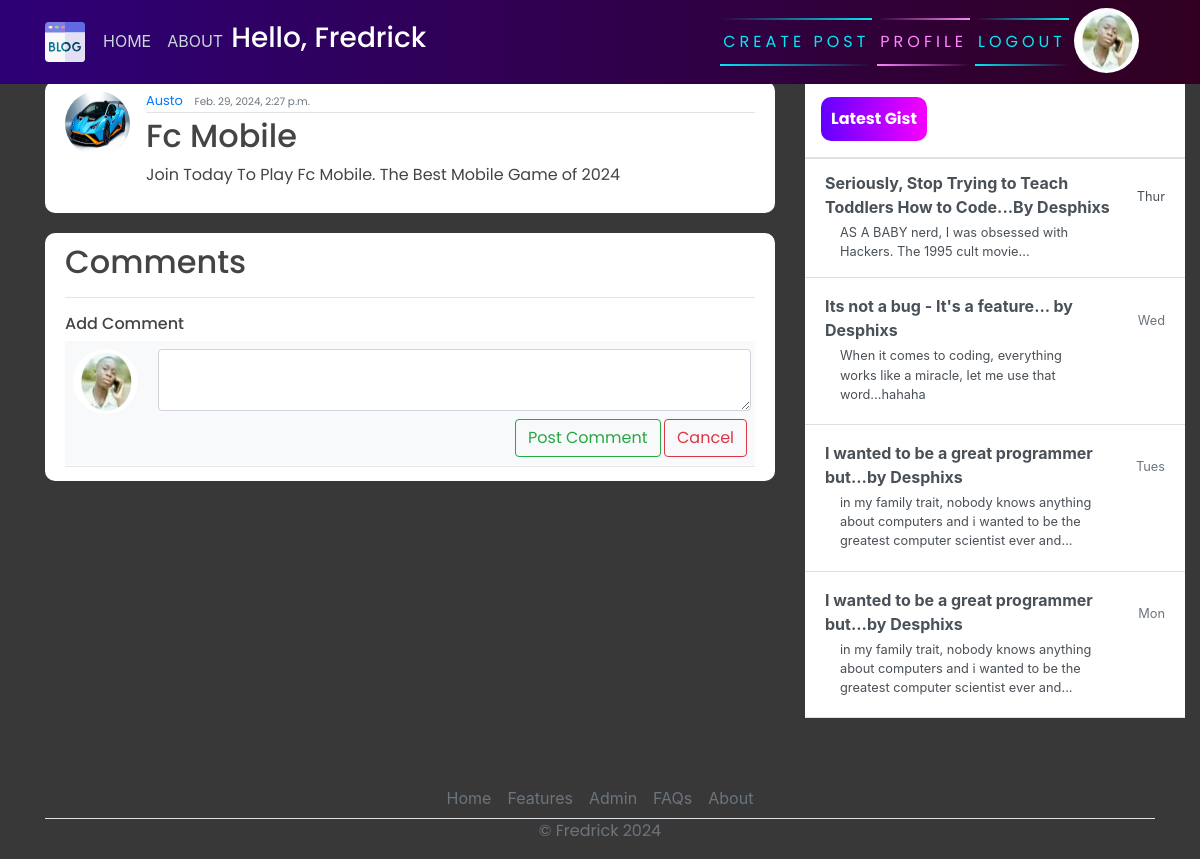
The page /post/12/ (signed in) on the database as committed earlier.
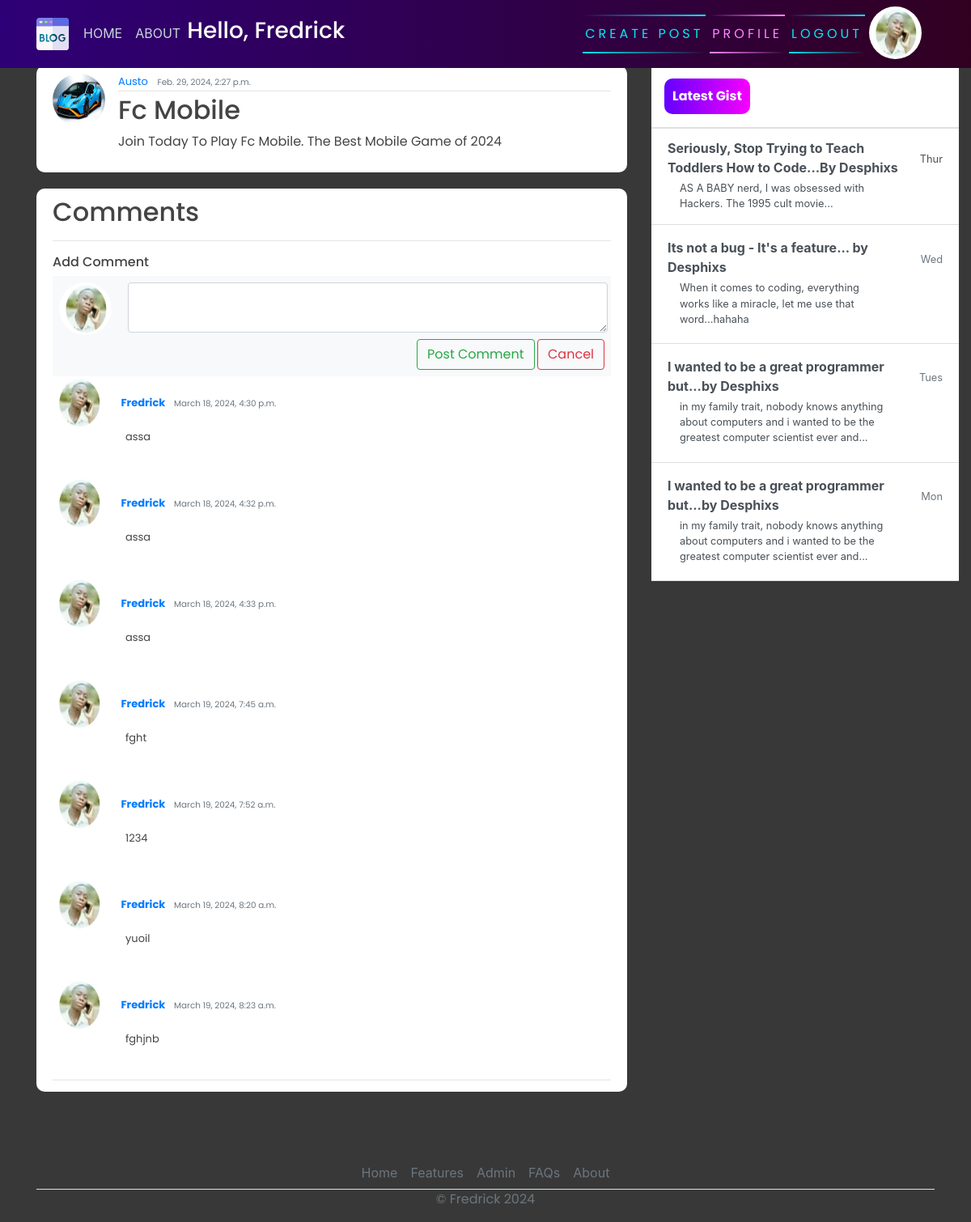
The same page on the database as committed later.
### users/models.py (models this page shows, shortened)
class Profile(models.Model):
    user = models.OneToOneField(User, on_delete=models.CASCADE)
    image = models.ImageField(default='default.jpg', upload_to='profile_pics')

### blog/models.py (models this page shows, shortened)
class Post(models.Model):
    title = models.CharField(max_length=200)
    content = models.TextField()
    date_posted = models.DateTimeField(default=timezone.now)
    author = models.ForeignKey(User, on_delete=models.CASCADE)

class Comment(models.Model):
    post = models.ForeignKey(Post, on_delete=models.CASCADE, related_name='comments')
    author = models.ForeignKey(User, on_delete=models.CASCADE)
    content = models.TextField()
    date_posted  = models.DateTimeField(auto_now_add=True)

### blog/views.py (the view)
# urls.py: path('post/<int:pk>/',PostDetailView.as_view(), name="blog-detail"),
class PostDetailView(LoginRequiredMixin,DetailView):
	model = Post

### blog/templates/blog/post_detail.html (shortened to what this page needs)
{% extends 'blog/base.html' %}
{% block content %}
  <article class="media content-section">
    <img class="rounded-circle article-img" src="{{ object.author.profile.image.url }}" alt="">
    <div class="media-body">
      <div class="article-metadata">
        <a class="mr-2" href="#">{{ object.author }}</a>
        <small class="text-muted">{{ object.date_posted }}</small>
      </div>
      <h2><a class="article-title" href="">{{ object.title }}</a></h2>
      <p class="article-content">{{ object.content }}</p>
    </div>
    <br>
  </article>
{% endblock content %}
{% block comment %}
  <article class="media content-section">
    <div class="media-body">
      <div class="article-metadata">
        <h2> Comments</h2>
        <hr>
         <h6>Add Comment</h6>
          <div class="bg-light p-2">
            <div class="d-flex flex-row align-items-start">
              <img class="rounded-circle article-img" src="{{request.user.profile.image.url }}" alt="">
              <form action="{% url 'add_comment' pk=post.pk %}" method="post" style="width:100%;">
                <textarea class="form-control ml-1 shadow-none textarea" name="content"></textarea>
                <div class="mt-2 text-right">
                  <input class="btn btn-outline-success"  type="submit" value="Post Comment" ></input>
                 <a href="{% url 'post_detail' pk=post.pk %}" class="btn btn-outline-danger">Cancel</a>
                </div>
              </form>
            </div>
          </div>
          {% for comment in post.comments.all %}
            <div class="comment">
              <img class="rounded-circle article-img" src="{{ comment.author.profile.image.url }}" alt="">
              <strong>
                <a class="mr-2" href="#">{{ comment.author }}</a>
                <small class="text-muted">{{ comment.date_posted }}</small>
              </strong>
              <p class="article-content" style="margin-left: 90px;">{{ comment.content }}</p>
            </div>
            <br>
          {% endfor %}
      </div>
    </div>
  </article>
{% endblock %}
{% block Gist %}
  <div class="d-flex flex-column align-items-stretch flex-shrink-0 bg-white" style="width: 380px;" style="padding-top: 120px;">
    <a id="list-group" style="text-decoration: none;" href="" class="d-flex align-items-center flex-shrink-0 p-3 link-dark text-decoration-none border-bottom">
      <span class="fs-5 fw-semibold" id="gist-btn">Latest Gist</span>
    </a>
    <div class="list-group list-group-flush border-bottom scrollarea">
      <a href="#" class="list-group-item list-group-item-action  lh-tight" aria-current="true">
        <div class="d-flex w-100 align-items-center justify-content-between">
          <strong class="mb-1">Seriously, Stop Trying to Teach Toddlers How to Code...By Desphixs
        </strong>
          <small>Thur</small>
        </div>
        <div class="col-10 mb-1 small">AS A BABY nerd, I was obsessed with Hackers. The 1995 cult movie... </div>
      </a>
      <a href="#" class="list-group-item list-group-item-action py-3 lh-tight">
        <div class="d-flex w-100 align-items-center justify-content-between">
          <strong class="mb-1">Its not a bug - It's a feature... by Desphixs</strong>
          <small class="text-muted">Wed</small>
        </div>
        <div class="col-10 mb-1 small">When it comes to coding, everything works like a miracle, let me use that word...hahaha</div>
      </a>
      <a href="#" class="list-group-item list-group-item-action py-3 lh-tight">
        <div class="d-flex w-100 align-items-center justify-content-between">
          <strong class="mb-1">I wanted to be a great programmer but...by Desphixs</strong>
          <small class="text-muted">Tues</small>
        </div>
        <div class="col-10 mb-1 small">in my family trait, nobody knows anything about computers and i wanted to be the greatest computer scientist ever and...</div>
      </a>
       <a href="#" class="list-group-item list-group-item-action py-3 lh-tight">
        <div class="d-flex w-100 align-items-center justify-content-between">
          <strong class="mb-1">I wanted to be a great programmer but...by Desphixs</strong>
          <small class="text-muted">Mon</small>
        </div>
        <div class="col-10 mb-1 small">in my family trait, nobody knows anything about computers and i wanted to be the greatest computer scientist ever and...</div>
      </a>
    </div>
  </div>
{% endblock %}

### blog/templates/blog/base.html (shortened to what this page needs)
{% load static %}
<!DOCTYPE html>
<html>
<head>
    <link rel="stylesheet" href="https://maxcdn.bootstrapcdn.com/bootstrap/4.0.0/css/bootstrap.min.css">
    <link rel="stylesheet" href="{% static 'blog/main.css' %}">
</head>
<body>
    <header class="site-header">
      <nav class="navbar navbar-expand-md navbar-dark bg-steel fixed-top">
        <div class="container">
          <div class="collapse navbar-collapse" id="navbarToggle">
            <div class="navbar-nav mr-auto">
                {% if user.is_authenticated %}
              <a class="nav-item nav-link" href="{% url 'blog-home' %}">HOME</a>
              <a class="nav-item nav-link" href="{% url 'blog-about' %}">ABOUT</a>
               <div class="user-info">
                  <h3 id="user-greeting" style="color: white; display: flex;">Hello, {{request.user}}</h3>
                </div>
            </div>
            <div class="navbar-nav">
              <a href="{% url 'blog-new' %}" id="auth-links">
                <span></span>
                <span></span>
                Create Post
              </a>
              <a href="{% url 'profile' %}" id="auth-links">
                <span></span>
                <span></span>
                Profile
              </a>
              <a href="{% url 'logout' %}" id="auth-links">
                <span></span>
                <span></span>
                Logout
              </a>
                <img class="rounded-circle article-img" src="{{request.user.profile.image.url }}" alt="">
                {% endif %}
            </div>
          </div>
        </div>
      </nav>
    </header>
    <main role="main" class="container">
      <div class="row">
          <div class="col-md-8">
          </div>
        <div class="col-md-8">
           {% block content %}{% endblock %}
           {%block comment%}{% endblock %}
        </div>
        <div class="col-md-4">
          <div class="content-sectionw">
            {% block Gist %}{% endblock %}
          </div>
        </div>
      </div>
        <footer class="" >
          <ul class="nav justify-content-center border-bottom"  style="margin-top: 60px;">
            <li class="nav-item"><a href="{% url 'blog-home' %}" class="nav-link px-2 text-muted">Home</a></li>
            <li class="nav-item"><a href="#" class="nav-link px-2 text-muted">Features</a></li>
            <li class="nav-item"><a href="admin/" class="nav-link px-2 text-muted">Admin</a></li>
            <li class="nav-item"><a href="#" class="nav-link px-2 text-muted">FAQs</a></li>
            <li class="nav-item"><a href="{% url 'blog-about' %}" class="nav-link px-2 text-muted">About</a></li>
          </ul>
          <p class="text-center text-muted">&copy; Fredrick 2024</p>
        </footer>
    </main>
</body>
</html>

### blog/static/blog/main.css (style rules this page uses)
body { background-color: rgb(56, 56, 56); margin-top: 5rem; background-size: contain; background-repeat: no-repeat; }
h1, h2, h3, h4, h5, h6, p { color: #444444; font-family: 'Poppins', sans-serif; }
ul { margin: 0; }
.bg-steel { background: linear-gradient(270deg, rgb(49, 0, 33) 0%, rgb(46, 0, 119) 100%); }
.site-header .navbar-nav .nav-link { color: #cbd5db; }
.content-section { background: #ffffff; padding: 10px 20px; border-radius: 10px; margin-bottom: 20px; }
.article-title { color: #444444; }
.article-content { white-space: pre-line; }
.article-img { height: 65px; width: 65px; margin-right: 16px; }
.article-metadata { font-family: 'Poppins', sans-serif; padding-bottom: 1px; margin-bottom: 4px; font-size: 13px; border-bottom: 1px solid #e3e3e3 }
svg { width: 50px; height: 50px; }
#auth-links { font-family: 'Poppins', sans-serif; position: relative; display: inline-block; padding: 12px 3px; margin: 10px 0; color: #03e9f4; text-decoration: none; text-transform: uppercase; transition: 0.5s; letter-spacing: 4px; overflow: hidden; margin-right: 5px; }
#auth-links:nth-child(2) { filter: hue-rotate(110deg); }
#auth-links span { position: absolute; display: block; }
#auth-links span:nth-child(1) { top: 0; left: 0; width: 100%; height: 2px; background: linear-gradient(90deg,transparent,#03e9f4); animation: animate1 1s linear infinite; }
#auth-links span:nth-child(3) { bottom: 0; right: 0; width: 100%; height: 2px; background: linear-gradient(270deg,transparent,#03e9f4); animation: animate3 1s linear infinite; animation-delay: 0.50s; }
#gist-btn { color: black; background: linear-gradient(270deg, rgb(247, 0, 255) 0%, rgb(98, 0, 255) 100%); padding: 10px; color: white; font-family: 'Poppins', sans-serif; font-weight: bold; border-radius: 10px; }
.comment { margin-bottom: 20px; }

Rows that differ between the two databases and show on the page:
added Comment: author.profile.image (picture), author "Fredrick", date_posted "March 18, 2024, 4:30 p.m.", content "assa"
added Comment: author.profile.image (picture), author "Fredrick", date_posted "March 18, 2024, 4:32 p.m.", content "assa"
added Comment: author.profile.image (picture), author "Fredrick", date_posted "March 18, 2024, 4:33 p.m.", content "assa"
added Comment: author.profile.image (picture), author "Fredrick", date_posted "March 19, 2024, 7:45 a.m.", content "fght"
added Comment: author.profile.image (picture), author "Fredrick", date_posted "March 19, 2024, 7:52 a.m.", content "1234"
added Comment: author.profile.image (picture), author "Fredrick", date_posted "March 19, 2024, 8:20 a.m.", content "yuoil"
added Comment: author.profile.image (picture), author "Fredrick", date_posted "March 19, 2024, 8:23 a.m.", content "fghjnb"
